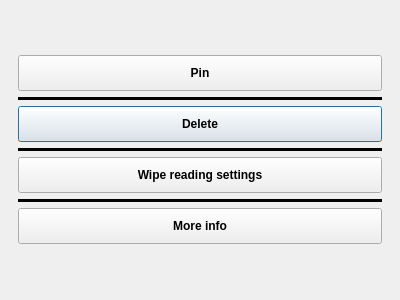
<?xml version="1.0" encoding="UTF-8"?>
<ui version="4.0">
 <class>BookOptionsDialog</class>
 <widget class="QDialog" name="BookOptionsDialog">
  <property name="geometry">
   <rect>
    <x>0</x>
    <y>0</y>
    <width>400</width>
    <height>300</height>
   </rect>
  </property>
  <property name="windowTitle">
   <string>Dialog</string>
  </property>
  <layout class="QVBoxLayout" name="verticalLayout">
   <property name="leftMargin">
    <number>18</number>
   </property>
   <property name="topMargin">
    <number>22</number>
   </property>
   <property name="rightMargin">
    <number>18</number>
   </property>
   <property name="bottomMargin">
    <number>22</number>
   </property>
   <item>
    <layout class="QGridLayout" name="gridLayout">
     <item row="2" column="0">
      <widget class="QPushButton" name="deleteBtn">
       <property name="font">
        <font>
         <weight>75</weight>
         <bold>true</bold>
        </font>
       </property>
       <property name="styleSheet">
        <string notr="true">padding-left: 80px; padding-right: 80px; padding-top: 10px; padding-bottom: 10px;</string>
       </property>
       <property name="text">
        <string>Delete</string>
       </property>
      </widget>
     </item>
     <item row="3" column="0">
      <widget class="Line" name="line_2">
       <property name="frameShadow">
        <enum>QFrame::Plain</enum>
       </property>
       <property name="lineWidth">
        <number>4</number>
       </property>
       <property name="orientation">
        <enum>Qt::Horizontal</enum>
       </property>
      </widget>
     </item>
     <item row="1" column="0">
      <widget class="Line" name="line">
       <property name="frameShadow">
        <enum>QFrame::Plain</enum>
       </property>
       <property name="lineWidth">
        <number>4</number>
       </property>
       <property name="orientation">
        <enum>Qt::Horizontal</enum>
       </property>
      </widget>
     </item>
     <item row="6" column="0">
      <widget class="QPushButton" name="infoBtn">
       <property name="font">
        <font>
         <weight>75</weight>
         <bold>true</bold>
        </font>
       </property>
       <property name="styleSheet">
        <string notr="true">padding-left: 80px; padding-right: 80px; padding-top: 10px; padding-bottom: 10px;</string>
       </property>
       <property name="text">
        <string>More info</string>
       </property>
      </widget>
     </item>
     <item row="0" column="0">
      <widget class="QPushButton" name="pinBtn">
       <property name="font">
        <font>
         <weight>75</weight>
         <bold>true</bold>
        </font>
       </property>
       <property name="styleSheet">
        <string notr="true">padding-left: 80px; padding-right: 80px; padding-top: 10px; padding-bottom: 10px;</string>
       </property>
       <property name="text">
        <string>Pin</string>
       </property>
      </widget>
     </item>
     <item row="4" column="0">
      <widget class="QPushButton" name="wipeLocalReadingSettingsBtn">
       <property name="font">
        <font>
         <weight>75</weight>
         <bold>true</bold>
        </font>
       </property>
       <property name="styleSheet">
        <string notr="true">padding-left: 80px; padding-right: 80px; padding-top: 10px; padding-bottom: 10px;</string>
       </property>
       <property name="text">
        <string>Wipe reading settings</string>
       </property>
      </widget>
     </item>
     <item row="5" column="0">
      <widget class="Line" name="line_3">
       <property name="frameShadow">
        <enum>QFrame::Plain</enum>
       </property>
       <property name="lineWidth">
        <number>4</number>
       </property>
       <property name="orientation">
        <enum>Qt::Horizontal</enum>
       </property>
      </widget>
     </item>
    </layout>
   </item>
  </layout>
 </widget>
 <resources/>
 <connections/>
</ui>
